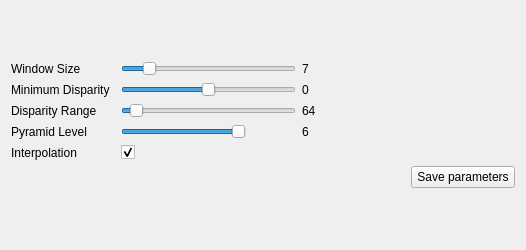
<?xml version="1.0" encoding="UTF-8"?>
<ui version="4.0">
 <class>MatcherWidgetI3DRSGM</class>
 <widget class="QWidget" name="MatcherWidgetI3DRSGM">
  <property name="geometry">
   <rect>
    <x>0</x>
    <y>0</y>
    <width>526</width>
    <height>250</height>
   </rect>
  </property>
  <property name="sizePolicy">
   <sizepolicy hsizetype="Preferred" vsizetype="Fixed">
    <horstretch>0</horstretch>
    <verstretch>0</verstretch>
   </sizepolicy>
  </property>
  <property name="minimumSize">
   <size>
    <width>0</width>
    <height>200</height>
   </size>
  </property>
  <property name="maximumSize">
   <size>
    <width>700</width>
    <height>250</height>
   </size>
  </property>
  <property name="windowTitle">
   <string>Form</string>
  </property>
  <layout class="QGridLayout" name="gridLayout_4">
   <item row="0" column="1">
    <layout class="QGridLayout" name="gridLayout">
     <item row="0" column="1">
      <widget class="QSlider" name="blockSizeSlider">
       <property name="minimumSize">
        <size>
         <width>125</width>
         <height>0</height>
        </size>
       </property>
       <property name="maximumSize">
        <size>
         <width>175</width>
         <height>16777215</height>
        </size>
       </property>
       <property name="minimum">
        <number>2</number>
       </property>
       <property name="maximum">
        <number>25</number>
       </property>
       <property name="value">
        <number>5</number>
       </property>
       <property name="orientation">
        <enum>Qt::Horizontal</enum>
       </property>
      </widget>
     </item>
     <item row="1" column="1">
      <widget class="QSlider" name="minDisparitySlider">
       <property name="minimumSize">
        <size>
         <width>125</width>
         <height>0</height>
        </size>
       </property>
       <property name="maximumSize">
        <size>
         <width>175</width>
         <height>16777215</height>
        </size>
       </property>
       <property name="minimum">
        <number>-1024</number>
       </property>
       <property name="maximum">
        <number>1024</number>
       </property>
       <property name="orientation">
        <enum>Qt::Horizontal</enum>
       </property>
      </widget>
     </item>
     <item row="0" column="0">
      <widget class="QLabel" name="label_5">
       <property name="text">
        <string>Window Size</string>
       </property>
      </widget>
     </item>
     <item row="6" column="3">
      <widget class="QPushButton" name="saveParametersButton">
       <property name="text">
        <string>Save parameters</string>
       </property>
      </widget>
     </item>
     <item row="1" column="2">
      <widget class="QLabel" name="minDisparityLabel">
       <property name="text">
        <string>0</string>
       </property>
      </widget>
     </item>
     <item row="0" column="2">
      <widget class="QLabel" name="blockSizeLabel">
       <property name="text">
        <string>7</string>
       </property>
      </widget>
     </item>
     <item row="1" column="0">
      <widget class="QLabel" name="label_3">
       <property name="text">
        <string>Minimum Disparity</string>
       </property>
      </widget>
     </item>
     <item row="2" column="1">
      <widget class="QSlider" name="disparityRangeSlider">
       <property name="minimumSize">
        <size>
         <width>125</width>
         <height>0</height>
        </size>
       </property>
       <property name="maximumSize">
        <size>
         <width>175</width>
         <height>16777215</height>
        </size>
       </property>
       <property name="minimum">
        <number>1</number>
       </property>
       <property name="maximum">
        <number>64</number>
       </property>
       <property name="singleStep">
        <number>1</number>
       </property>
       <property name="value">
        <number>4</number>
       </property>
       <property name="orientation">
        <enum>Qt::Horizontal</enum>
       </property>
      </widget>
     </item>
     <item row="2" column="0">
      <widget class="QLabel" name="label_4">
       <property name="text">
        <string>Disparity Range</string>
       </property>
      </widget>
     </item>
     <item row="3" column="0">
      <widget class="QLabel" name="label_11">
       <property name="text">
        <string>Pyramid Level</string>
       </property>
      </widget>
     </item>
     <item row="2" column="2">
      <widget class="QLabel" name="disparityRangeLabel">
       <property name="text">
        <string>64</string>
       </property>
      </widget>
     </item>
     <item row="3" column="1">
      <widget class="QSlider" name="pyramidLevelSlider">
       <property name="minimumSize">
        <size>
         <width>125</width>
         <height>0</height>
        </size>
       </property>
       <property name="maximumSize">
        <size>
         <width>125</width>
         <height>16777215</height>
        </size>
       </property>
       <property name="minimum">
        <number>1</number>
       </property>
       <property name="maximum">
        <number>6</number>
       </property>
       <property name="pageStep">
        <number>6</number>
       </property>
       <property name="value">
        <number>6</number>
       </property>
       <property name="orientation">
        <enum>Qt::Horizontal</enum>
       </property>
      </widget>
     </item>
     <item row="3" column="2">
      <widget class="QLabel" name="prefilterSizeLabel">
       <property name="text">
        <string>6</string>
       </property>
      </widget>
     </item>
     <item row="4" column="1">
      <widget class="QCheckBox" name="interpolateCheck">
       <property name="layoutDirection">
        <enum>Qt::LeftToRight</enum>
       </property>
       <property name="text">
        <string/>
       </property>
       <property name="checked">
        <bool>true</bool>
       </property>
      </widget>
     </item>
     <item row="4" column="0">
      <widget class="QLabel" name="label">
       <property name="text">
        <string>Interpolation</string>
       </property>
      </widget>
     </item>
    </layout>
   </item>
  </layout>
 </widget>
 <resources/>
 <connections/>
</ui>
